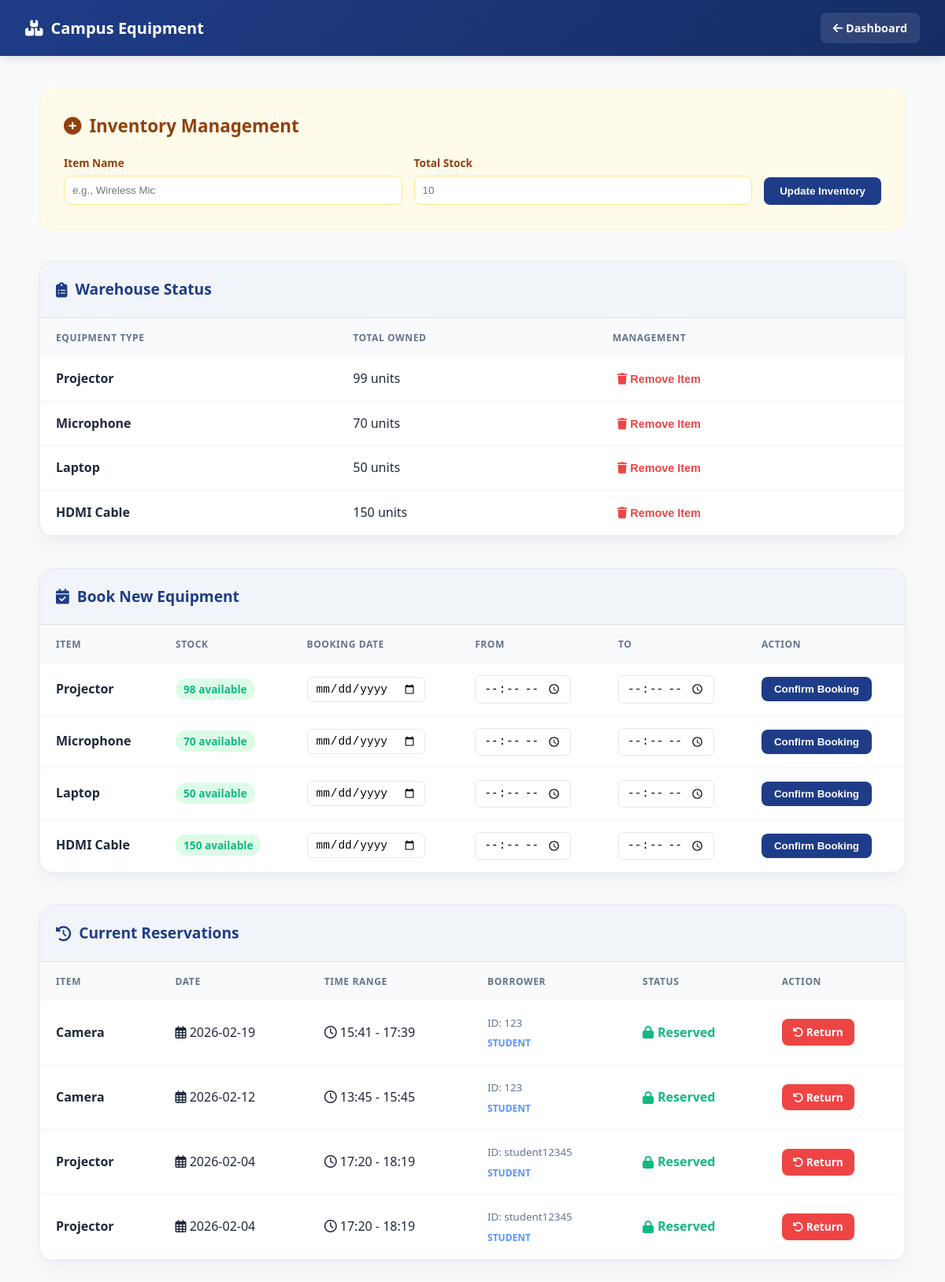
Page /equipment (signed in) on the earlier database version.
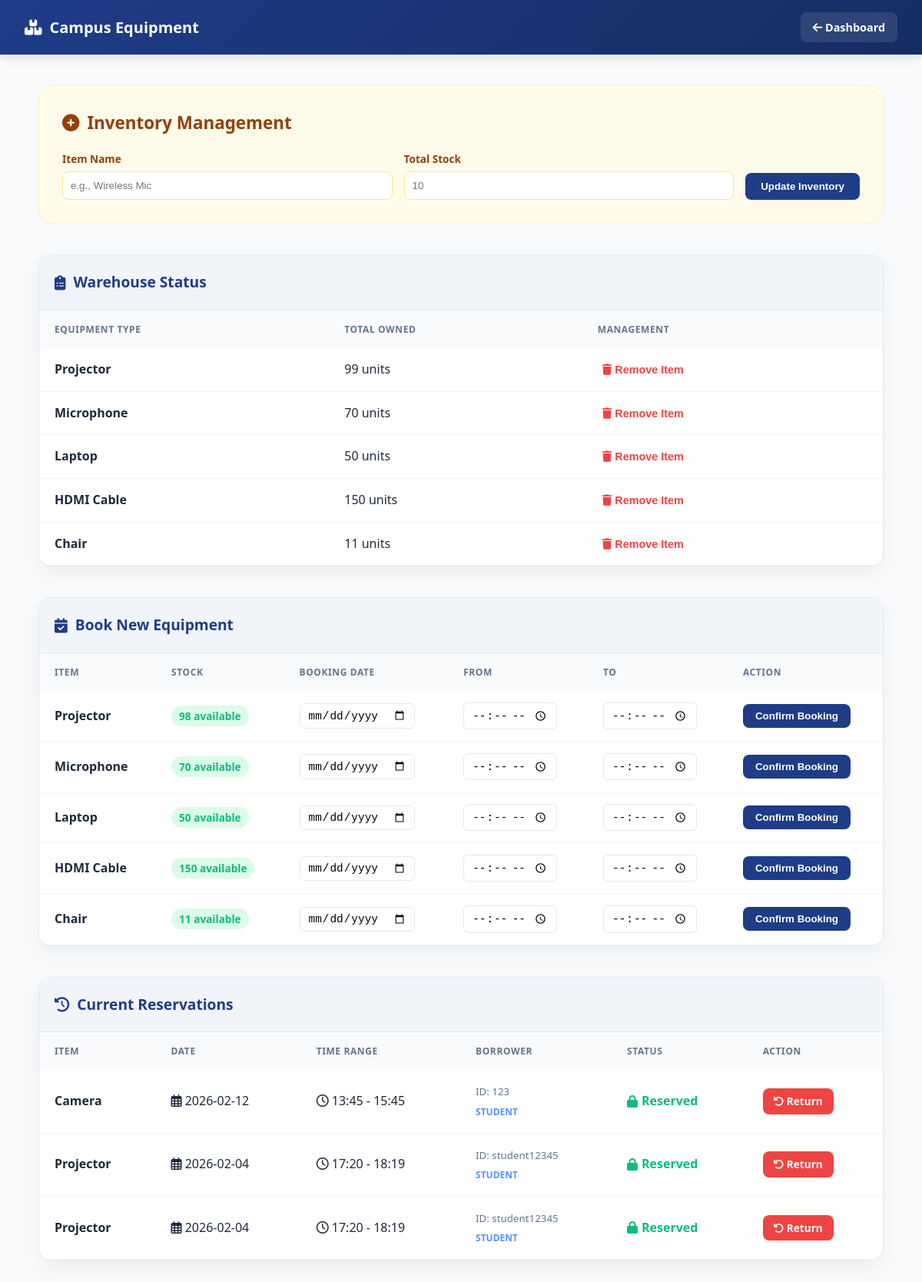
Same page on the later database version.
### tables this page shows
CREATE TABLE equipment_inventory (
    id INTEGER PRIMARY KEY AUTOINCREMENT,
    equipment_name TEXT UNIQUE NOT NULL,
    total_quantity INTEGER NOT NULL
, available_quantity INTEGER DEFAULT 0);

CREATE TABLE equipment_bookings (
    id INTEGER PRIMARY KEY AUTOINCREMENT,
    equipment_name TEXT NOT NULL,
    booked_by TEXT NOT NULL,
    booking_date TEXT NOT NULL,
    start_time TEXT NOT NULL,  -- When they start
    end_time TEXT NOT NULL,    -- When they return it
    user_role TEXT NOT NULL,
    status TEXT DEFAULT 'Reserved'
);

### app.py (the view, shortened to what this page needs)
@app.route('/equipment', methods=['GET', 'POST'])
def equipment():
    if 'user_id' not in session:
        flash("Please login first", "danger")
        return redirect(url_for('student_login'))
    role = session.get('role')
    inventory = query_db(ADMIN_DB, "SELECT * FROM equipment_inventory")
    bookings = query_db(ADMIN_DB, "SELECT * FROM equipment_bookings")
    equipment_list = query_db(ADMIN_DB, """SELECT equipment_name, available_quantity FROM equipment_inventory""")
    return render_template(
        'equipment.html',
        bookings=bookings,
        inventory=inventory,
        equipment=equipment_list,
        role=role
    )
    if session.get('role') == 'lecturer':
        flash("Access Denied: Lecturers are not permitted to view or book equipment.", "danger")
        return redirect(url_for('dashboard'))
    bookings = query_db(ADMIN_DB, "SELECT * FROM equipment_bookings")
    return render_template('equipment.html', bookings=bookings)

### app.py (called while the page is built)
def query_db(db, query, args=(), one=False):
    conn = sqlite3.connect(db)
    conn.row_factory = sqlite3.Row
    cur = conn.cursor()
    cur.execute(query, args)
    conn.commit()
    result = cur.fetchall()
    conn.close()
    return result[0] if one and result else result

### templates/equipment.html (shortened to what this page needs)
<!DOCTYPE html>
<html lang="en">
<head>
    <link rel="stylesheet" href="https://cdnjs.cloudflare.com/ajax/libs/font-awesome/6.4.0/css/all.min.css">
</head>
<body>
<div class="navbar">
    <h3><i class="fas fa-boxes"></i> Campus Equipment</h3>
    <a href="{{ url_for('dashboard') }}"><i class="fas fa-arrow-left"></i> Dashboard</a>
</div>
<div class="container">
    {% if role == 'admin' %}
    <div class="admin-card">
        <h2><i class="fas fa-plus-circle"></i> Inventory Management</h2>
        <form method="POST" class="admin-form">
            <div class="form-group">
                <label>Item Name</label>
                <input type="text" name="equipment_name" placeholder="e.g., Wireless Mic" required>
            </div>
            <div class="form-group">
                <label>Total Stock</label>
                <input type="number" name="quantity" min="1" placeholder="10" required>
            </div>
            <button type="submit" class="add-btn">Update Inventory</button>
        </form>
    </div>
    {% endif %}
    <div class="section-card">
        <div class="card-header">
            <h2><i class="fas fa-clipboard-list"></i> Warehouse Status</h2>
        </div>
        <table>
            <thead>
                <tr>
                    <th>Equipment Type</th>
                    <th>Total Owned</th>
                    {% if role == 'admin' %}<th>Management</th>{% endif %}
                </tr>
            </thead>
            <tbody>
                {% for item in inventory %}
                <tr>
                    <td><strong>{{ item[1] }}</strong></td>
                    <td>{{ item[2] }} units</td>
                    {% if role == 'admin' %}
                    <td>
                        <form method="POST" style="display:inline;">
                            <button type="submit" name="delete_equipment" value="1" class="delete-btn">
                                <i class="fas fa-trash"></i> Remove Item
                            </button>
                        </form>
                    </td>
                    {% endif %}
                </tr>
                {% endfor %}
            </tbody>
        </table>
    </div>
    <div class="section-card">
        <div class="card-header">
            <h2><i class="fas fa-calendar-check"></i> Book New Equipment</h2>
        </div>
        <table>
            <thead>
                <tr>
                    <th>Item</th>
                    <th>Stock</th>
                    <th>Booking Date</th>
                    <th>From</th>
                    <th>To</th>
                    <th>Action</th>
                </tr>
            </thead>
            <tbody>
                {% for item in equipment %}
                <tr>
                    <form action="{{ url_for('book_equipment') }}" method="POST">
                        <td><strong>{{ item[0] }}</strong></td>
                        <td>
                            {% if item[1] > 0 %}
                                <span class="qty-badge qty-ok">{{ item[1] }} available</span>
                            {% else %}
                                <span class="qty-badge qty-low">Out of stock</span>
                            {% endif %}
                        </td>
                        <td><input type="date" name="date" required></td>
                        <td><input type="time" name="start_time" required></td>
                        <td><input type="time" name="end_time" required></td>
                        <td>
                            {% if item[1] > 0 %}
                            <button type="submit" class="book-btn">Confirm Booking</button>
                            {% else %}
                            <button disabled style="background:#cbd5e1; color:#64748b; border:none; padding:8px 16px; border-radius:8px; cursor:not-allowed;">Unavailable</button>
                            {% endif %}
                        </td>
                    </form>
                </tr>
                {% endfor %}
            </tbody>
        </table>
    </div>
    <div class="section-card">
        <div class="card-header">
            <h2><i class="fas fa-history"></i> Current Reservations</h2>
        </div>
        <table>
            <thead>
                <tr>
                    <th>Item</th>
                    <th>Date</th>
                    <th>Time Range</th>
                    <th>Borrower</th>
                    <th>Status</th>
                    <th>Action</th>
                </tr>
            </thead>
            <tbody>
                {% for booking in bookings %}
                <tr>
                    <td><strong>{{ booking[1] }}</strong></td>
                    <td><i class="far fa-calendar-alt"></i> {{ booking[3] }}</td>
                    <td><i class="far fa-clock"></i> {{ booking[4] }} - {{ booking[5] }}</td>
                    <td>
                        <small style="color:#64748b;">ID: {{ booking[2] }}</small><br>
                        <span style="font-size:0.75rem; font-weight:700; color:var(--secondary)">{{ booking[6]|upper }}</span>
                    </td>
                    <td><span class="status-reserved"><i class="fas fa-lock"></i> {{ booking[7] }}</span></td>
                    <td>
                        <a href="{{ url_for('return_equipment', booking_id=booking[0]) }}" class="return-btn">
                            <i class="fas fa-undo"></i> Return
                        </a>
                    </td>
                </tr>
                {% else %}
                <tr>
                    <td colspan="6" style="text-align: center; color: #94a3b8; padding: 40px;">No items currently checked out.</td>
                </tr>
                {% endfor %}
            </tbody>
        </table>
    </div>
</div>
</body>
</html>

### templates/equipment.html (style rules this page uses)
:root { --primary: #1f3c88; --secondary: #5893ff; --bg: #f8fafc; --text: #1e293b; --border: #e2e8f0; --success: #10b981; --danger: #ef4444; --warning: #f59e0b; }
body { font-family: 'Segoe UI', sans-serif; background-color: var(--bg); color: var(--text); margin: 0; line-height: 1.6; }
.navbar { background: linear-gradient(135deg, var(--primary) 0%, #162d63 100%); color: white; padding: 1rem 2rem; display: flex; justify-content: space-between; align-items: center; box-shadow: 0 4px 12px rgba(0,0,0,0.1); position: sticky; top: 0; z-index: 1000; }
.navbar h3 { margin: 0; font-size: 1.25rem; display: flex; align-items: center; gap: 10px; }
.navbar a { color: white; text-decoration: none; font-weight: 600; font-size: 0.9rem; padding: 8px 16px; background: rgba(255,255,255,0.1); border-radius: 8px; transition: all 0.3s ease; }
.container { max-width: 1100px; margin: 40px auto; padding: 0 20px 60px; }
.admin-card { background: #fffbeb; border: 1px solid #fef3c7; padding: 30px; border-radius: 16px; margin-bottom: 40px; }
.admin-card h2 { margin-top: 0; color: #92400e; font-size: 1.4rem; display: flex; align-items: center; gap: 10px; }
.admin-form { display: flex; gap: 15px; flex-wrap: wrap; align-items: flex-end; }
.form-group { display: flex; flex-direction: column; gap: 5px; flex: 1; min-width: 200px; }
.form-group label { font-size: 0.85rem; font-weight: 700; color: #92400e; }
.admin-form input { padding: 10px; border: 1px solid #fde68a; border-radius: 8px; outline: none; }
.add-btn { background-color: var(--primary); color: white; padding: 10px 20px; border: none; border-radius: 8px; font-weight: 700; cursor: pointer; transition: background 0.3s; }
.section-card { background: white; border-radius: 16px; box-shadow: 0 10px 25px rgba(0,0,0,0.05); border: 1px solid var(--border); overflow: hidden; margin-bottom: 40px; }
.card-header { padding: 20px; background: #f1f5f9; border-bottom: 1px solid var(--border); }
.card-header h2 { margin: 0; font-size: 1.2rem; color: var(--primary); display: flex; align-items: center; gap: 10px; }
table { width: 100%; border-collapse: collapse; }
th { text-align: left; padding: 15px 20px; background: #f8fafc; color: #64748b; font-size: 0.75rem; text-transform: uppercase; letter-spacing: 0.05em; }
td { padding: 15px 20px; border-bottom: 1px solid #f1f5f9; vertical-align: middle; }
table input { padding: 6px 10px; border: 1px solid var(--border); border-radius: 6px; font-size: 0.9rem; }
.book-btn { background: var(--primary); color: white; border: none; padding: 8px 16px; border-radius: 8px; font-weight: 700; cursor: pointer; }
.delete-btn { background: none; color: var(--danger); border: none; cursor: pointer; font-size: 0.9rem; font-weight: 600; }
.return-btn { background-color: var(--danger); color: white; border: none; padding: 6px 14px; border-radius: 8px; font-weight: 700; cursor: pointer; text-decoration: none; display: inline-block; font-size: 0.85rem; }
.qty-badge { padding: 4px 10px; border-radius: 20px; font-weight: 800; font-size: 0.85rem; }
.qty-ok { background: #dcfce7; color: var(--success); }
.status-reserved { color: var(--success); font-weight: 700; display: flex; align-items: center; gap: 5px; }

Differences in the rows shown:
removed equipment_bookings: equipment_name "Camera", booking_date "2026-02-19", start_time "15:41", end_time "17:39", booked_by "123", user_role "STUDENT", status "Reserved"
added equipment_inventory: equipment_name "Chair", total_quantity "11", available_quantity "11", shows "Confirm Booking"
